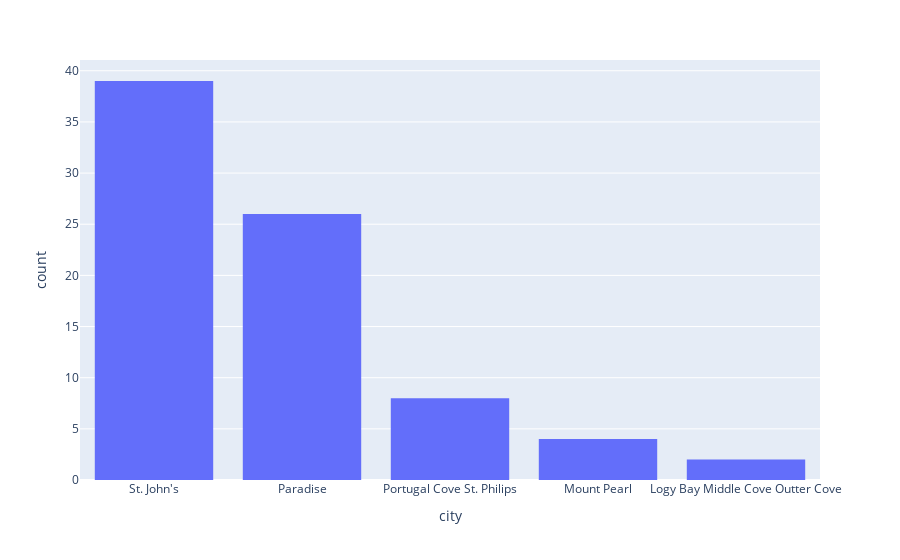

The code cell stored with this chart in its notebook:
### Code cell
px.histogram(data_frame=df,
        x='city',
        labels={'x':'city', 'y':'count'})
px.histogram(data_frame=df,
                x='property_type',
                labels={'x':'property_type', 'y':'count'})

### Figure 1 — Plotly figure (JSON) as saved in the notebook; plotly's stock layout.template omitted (floating-point values rounded to 4 significant figures)
{"data": [{"alignmentgroup": "True", "bingroup": "x", "hovertemplate": "city=%{x}<br>count=%{y}<extra></extra>", "legendgroup": "", "marker": {"color": "#636efa", "pattern": {"shape": ""}}, "name": "", "offsetgroup": "", "orientation": "v", "showlegend": false, "type": "histogram", "x": ["St. John's", "Paradise", "St. John's", "St. John's", "St. John's", "St. John's", "Paradise", "Paradise", "Paradise", "Portugal Cove St. Philips", "St. John's", "St. John's", "St. John's", "St. John's", "Portugal Cove St. Philips", "Mount Pearl", "Portugal Cove St. Philips", "St. John's", "St. John's", "Portugal Cove St. Philips", "St. John's", "Paradise", "St. John's", "St. John's", "Logy Bay Middle Cove Outter Cove", "Paradise", "Paradise", "Paradise", "Paradise", "Paradise", "St. John's", "St. John's", "Paradise", "Mount Pearl", "St. John's", "Paradise", "Paradise", "St. John's", "St. John's", "St. John's", "Paradise", "St. John's", "St. John's", "St. John's", "St. John's", "Paradise", "Paradise", "Paradise", "Portugal Cove St. Philips", "St. John's", "St. John's", "St. John's", "St. John's", "Portugal Cove St. Philips", "Mount Pearl", "Portugal Cove St. Philips", "St. John's", "St. John's", "Portugal Cove St. Philips", "St. John's", "Paradise", "St. John's", "St. John's", "Logy Bay Middle Cove Outter Cove", "Paradise", "Paradise", "Paradise", "Paradise", "Paradise", "St. John's", "St. John's", "Paradise", "Mount Pearl", "St. John's", "Paradise", "Paradise", "St. John's", "St. John's", "St. John's"], "xaxis": "x", "yaxis": "y"}], "layout": {"barmode": "relative", "legend": {"tracegroupgap": 0}, "margin": {"t": 60}, "xaxis": {"anchor": "y", "domain": [0, 1], "title": {"text": "city"}}, "yaxis": {"anchor": "x", "domain": [0, 1], "title": {"text": "count"}}}}
